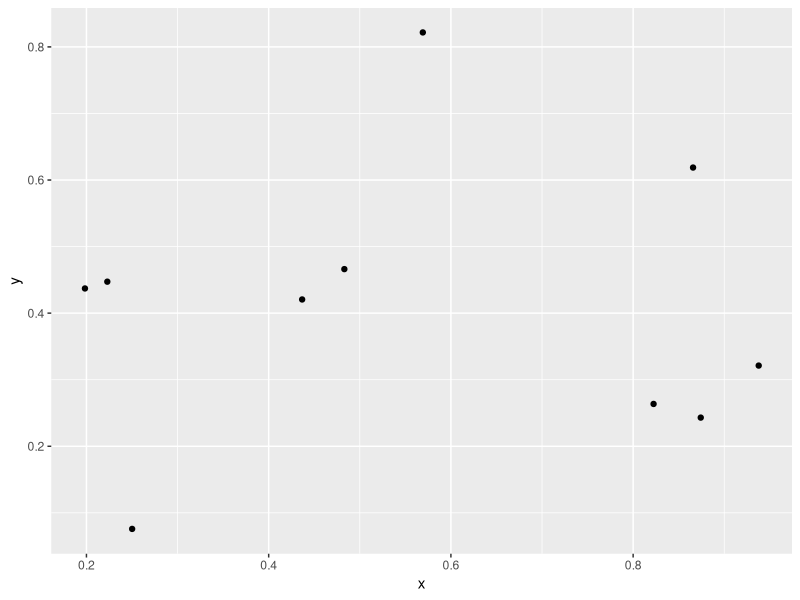

Generate this figure with R:
# This is a test to see what the LSP
# does

library(ggplot2)
library(dplyr)

df <- data.frame(
  x = runif(10),
  y = runif(10)
)

ggplot(df) +
  geom_point(aes(x = x, y = y))

df %>%
  head()

for (i in 1:4){
  
  print(i)
  # Here is a comment

}

{
  print("hello") 
  1 + 1
}

